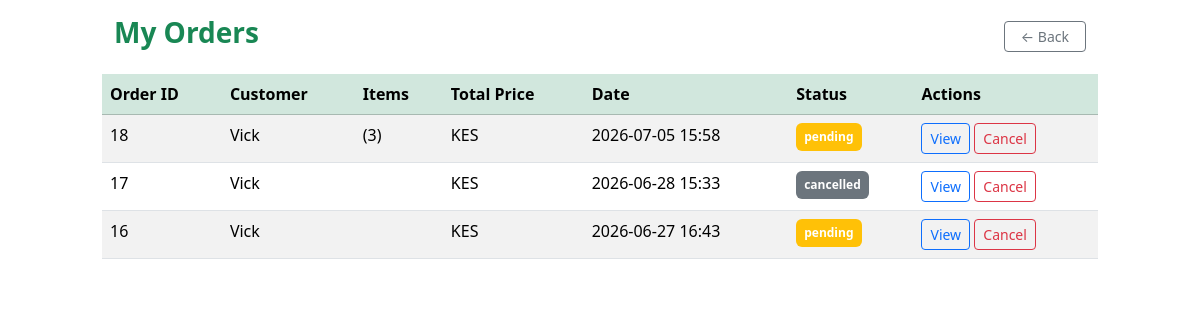
/my_orders/ (signed in), run on the app's committed database.
### main/models.py (models this page shows, shortened)
class Order(models.Model):
    STATUS_CHOICES = [
        ('pending', 'Pending'),
        ('completed', 'Completed'),
        ('cancelled', 'Cancelled'),
    ]
    user = models.ForeignKey(User, on_delete=models.CASCADE, related_name="customer_orders")  # customer
    donor = models.ForeignKey(User, on_delete=models.CASCADE, related_name="donor_orders")    # donor
    created_at = models.DateTimeField(auto_now_add=True)
    status = models.CharField(max_length=15, choices=STATUS_CHOICES, default="pending")

class Order_item(models.Model):
    order = models.ForeignKey(Order, related_name="items", on_delete=models.CASCADE)
    fooditem = models.ForeignKey(FoodItem, on_delete=models.CASCADE)
    quantity = models.PositiveIntegerField()

### main/views.py (the view)
# urls.py: path('my_orders/', my_orders, name='my_orders'),
@login_required
def my_orders(request):
    orders = Order.objects.filter(user=request.user).order_by('-created_at')
    for order in orders:
        order.total_amount = sum(
            item.fooditem.discounted_price * item.quantity
            for item in order.items.all()
        )
    return render(request, 'main/orders.html', {"orders":orders})

### main/templates/main/orders.html (shortened to what this page needs)
<!DOCTYPE html>
<html lang="en">
<head>
    <link href="https://cdn.jsdelivr.net/npm/bootstrap@5.3.3/dist/css/bootstrap.min.css" rel="stylesheet">
</head>
<body>
    <div class="row justify-content-center">
        <div class="d-flex col-md-10 justify-content-between px-4 align-items-center my-3">
            <div class="h3 fw-bold text-success fw-bold">My Orders</div>
            <div>
                <a class="btn btn-sm btn-outline-secondary px-3" href="{% url 'consumer_dashboard' %}">&larr; Back</a>
            </div>
        </div>
        <div class="col-md-10">
            <table class="table table-striped table-hover">
                <thead class="table-success">
                    <tr>
                        <th scope="col">Order ID</th>
                        <th scope="col">Customer</th>
                        <th scope="col">Items</th>
                        <th scope="col">Total Price</th>
                        <th scope="col">Date</th>
                        <th scope="col">Status</th>
                        <th scope="col">Actions</th>
                    </tr>
                </thead>
                <tbody>
                    {% for order in orders %}
                    <tr>
                        <td>{{ order.id }}</td>
                        <td>{{ order.user.first_name }}</td>
                        <td>
                            {% for item in order.items.all %}
                            {{ item.name }} ({{ item.quantity }})<br>
                            {% endfor %}
                        </td>
                        <td>KES {{ total_price }}</td>
                        <td>{{ order.created_at|date:"Y-m-d H:i" }}</td>
                        <td>
                            <span class="badge
                                {% if order.status == 'pending' %} bg-warning
                                {% elif order.status == 'completed' %} bg-success
                                {% else %} bg-secondary {% endif %} p-2">
                                {{ order.status }}
                            </span>
                        </td>
                        <td>
                            <a href="{% url 'my_order_detail' order.id %}"
                                class="btn btn-sm btn-outline-primary">View</a>
                            <a href="{% url 'cancel_order' order.id %}"
                                class="btn btn-sm btn-outline-danger">Cancel</a>
                        </td>
                    </tr>
                    {% empty %}
                    <tr>
                        <td colspan="7" class="text-center text-muted">No orders yet.</td>
                    </tr>
                    {% endfor %}
                </tbody>
            </table>
        </div>
    </div>
</body>
</html>

### data on the page
Order: id "18", user.first_name "Vick", created_at "2026-07-05 15:58", status "pending"
Order_item: quantity "3"
Order: id "17", user.first_name "Vick", created_at "2026-06-28 15:33", status "cancelled"
Order: id "16", user.first_name "Vick", created_at "2026-06-27 16:43", status "pending"
